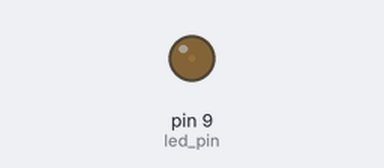
Simulated run of this sketch. Board: Arduino Leonardo, built with avr-gcc and run on an emulated ATmega32U4. Parts: output pins drawn as LEDs (lit = HIGH).

Above: at 0.05 s.
At 0.95 s:
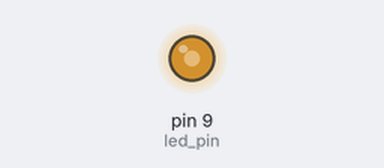
At 1.4 s:
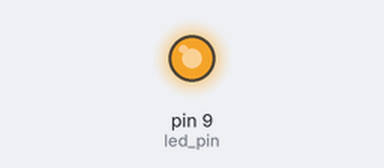
At 2.75 s:
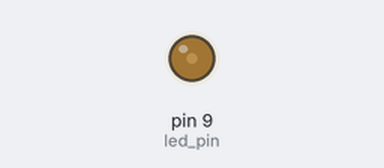
Timing chart, 0 to 7.0 s (numbered marks = the images above):
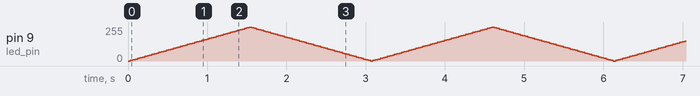

The sketch:

esercizio1.ino
```cpp
/*
*   Autore: Ignazio Leonardo Calogero Sperandeo
*   Data: 2026-10-14
*   Consegna: Rif. README.md
*   by jimbug // :)
*/

const int led_pin = 9;
int brightness = 0;
int fade_amount = 5;

void setup() {
    pinMode(led_pin, OUTPUT);
}

void loop() {
    analogWrite(led_pin, brightness);

    brightness = brightness + fade_amount;

    if (brightness <= 0 || brightness >= 255) fade_amount = -fade_amount;

    delay(30);
}
```
